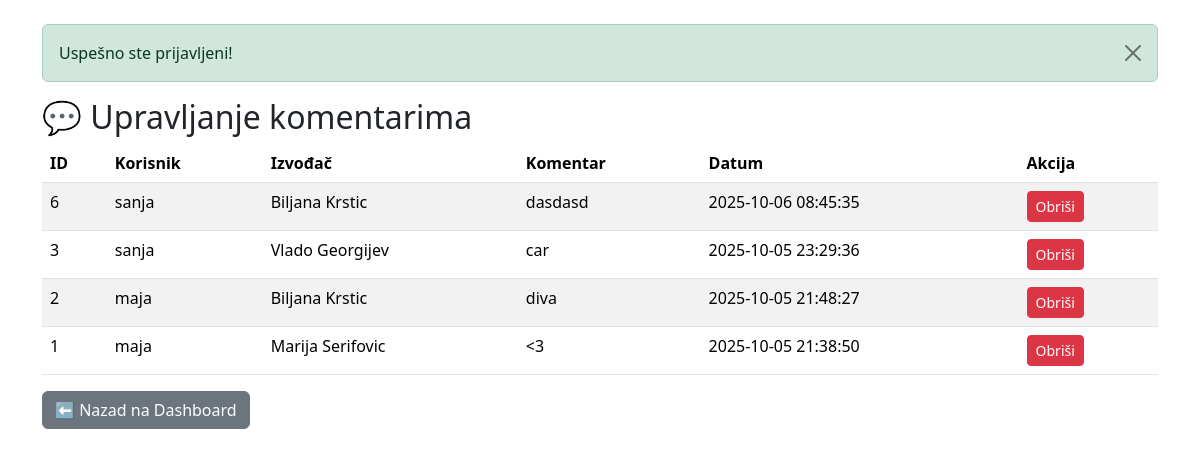
The page /manage_comments.php (signed in) on the database its author committed.
### tables this page shows
CREATE TABLE `comments` (
  `id` int(11) NOT NULL,
  `user_id` int(11) NOT NULL,
  `artist_id` int(11) NOT NULL,
  `comment` text NOT NULL,
  `created_at` timestamp NOT NULL DEFAULT current_timestamp()
);

CREATE TABLE `users` (
  `id` int(11) NOT NULL,
  `username` varchar(50) NOT NULL,
  `password` varchar(255) NOT NULL,
  `email` varchar(100) NOT NULL,
  `role` enum('visitor','artist','organizer','admin') NOT NULL DEFAULT 'visitor',
  `created_at` timestamp NOT NULL DEFAULT current_timestamp(),
  `status` enum('active','blocked') DEFAULT 'active',
  `is_blocked` tinyint(1) DEFAULT 0
);

CREATE TABLE `artists` (
  `id` int(11) NOT NULL,
  `name` varchar(100) NOT NULL,
  `genre` varchar(50) DEFAULT NULL,
  `bio` text DEFAULT NULL,
  `image` varchar(255) DEFAULT NULL,
  `created_at` timestamp NOT NULL DEFAULT current_timestamp(),
  `views` int(11) DEFAULT 0
);

### manage_comments.php (the view, shortened to what this page needs)
<?php
require '../dbconn.php';
include '../alerts.php';
$result = $conn->query("
SELECT c.id, c.comment, c.created_at, u.username, a.name AS artist_name
FROM comments c
JOIN users u ON c.user_id = u.id
JOIN artists a ON c.artist_id = a.id
ORDER BY c.created_at DESC
");
?>
<!DOCTYPE html>
<html lang="sr">
<head>
<link href="https://cdn.jsdelivr.net/npm/bootstrap@5.3.2/dist/css/bootstrap.min.css" rel="stylesheet">
</head>
<body class="container mt-4">
<h2>💬 Upravljanje komentarima</h2>
<?php include '../alerts.php'; ?>
<table class="table table-striped">
    <thead>
        <tr>
            <th>ID</th>
            <th>Korisnik</th>
            <th>Izvođač</th>
            <th>Komentar</th>
            <th>Datum</th>
            <th>Akcija</th>
        </tr>
    </thead>
    <tbody>
        <?php while($row = $result->fetch_assoc()): ?>
        <tr>
            <td><?php echo $row['id']; ?></td>
            <td><?php echo htmlspecialchars($row['username']); ?></td>
            <td><?php echo htmlspecialchars($row['artist_name']); ?></td>
            <td><?php echo htmlspecialchars($row['comment']); ?></td>
            <td><?php echo $row['created_at']; ?></td>
            <td>
                <a href="?delete=<?php echo $row['id']; ?>" class="btn btn-sm btn-danger"
                   onclick="return confirm('Da li ste sigurni da želite da obrišete ovaj komentar?');">Obriši</a>
            </td>
        </tr>
        <?php endwhile; ?>
    </tbody>
</table>
<p><a href="index.php" class="btn btn-secondary">⬅ Nazad na Dashboard</a></p>
</body>
</html>

### alerts.php (shortened to what this page needs)
<?php
if(isset($_SESSION['message'])) {
    echo '<div class="alert alert-success alert-dismissible fade show" role="alert">'
        . $_SESSION['message'] .
        '<button type="button" class="btn-close" data-bs-dismiss="alert" aria-label="Close"></button>
        </div>';
}
?>

### rows shown on the page
comments: id "6", user.username "sanja", artist.name "Biljana Krstic", comment "dasdasd", created_at "2025-10-06 08:45:35"
comments: id "3", user.username "sanja", artist.name "Vlado Georgijev", comment "car", created_at "2025-10-05 23:29:36"
comments: id "2", user.username "maja", artist.name "Biljana Krstic", comment "diva", created_at "2025-10-05 21:48:27"
comments: id "1", user.username "maja", artist.name "Marija Serifovic", comment "<3", created_at "2025-10-05 21:38:50"

### other values the page prints
$_SESSION['message'] "Uspešno ste prijavljeni!"
